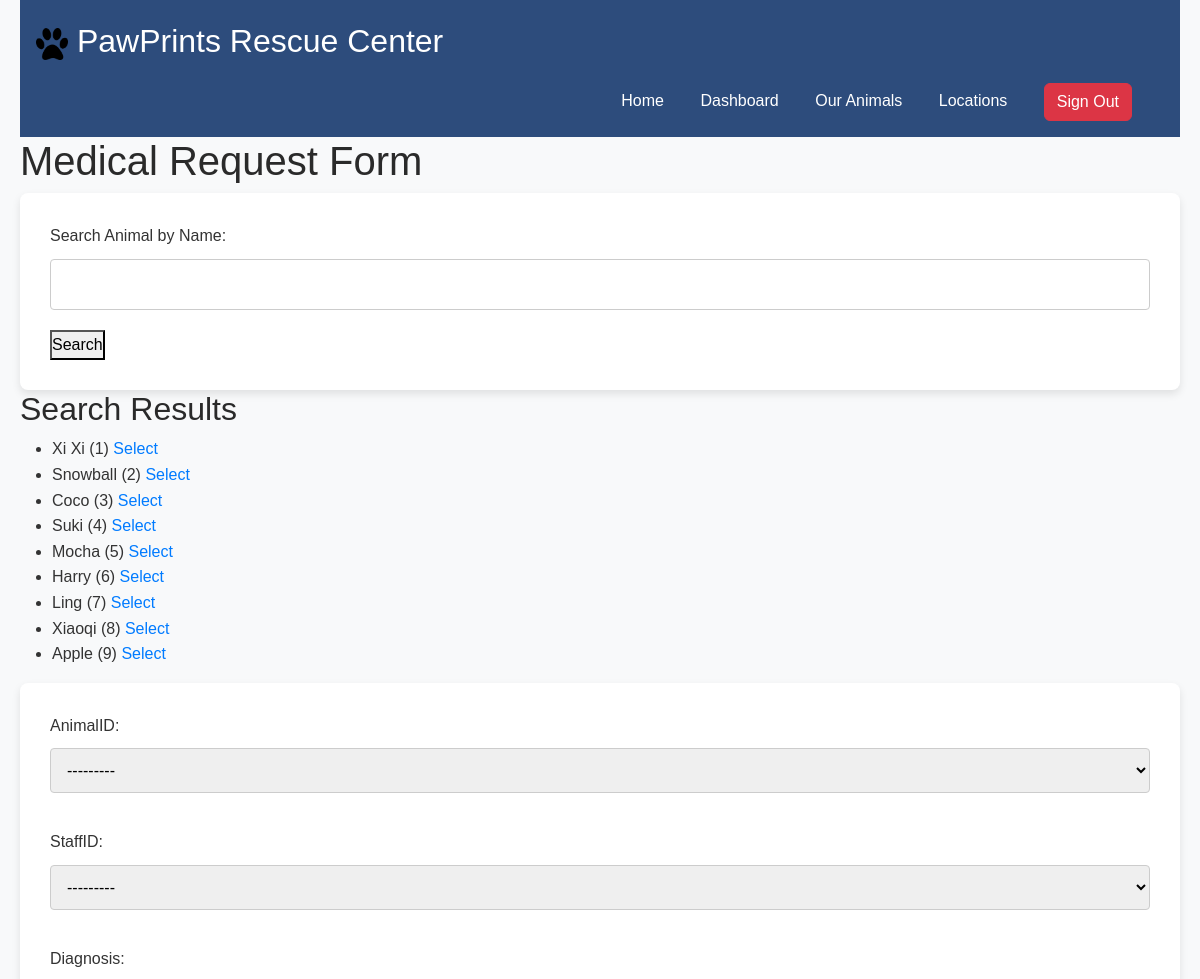
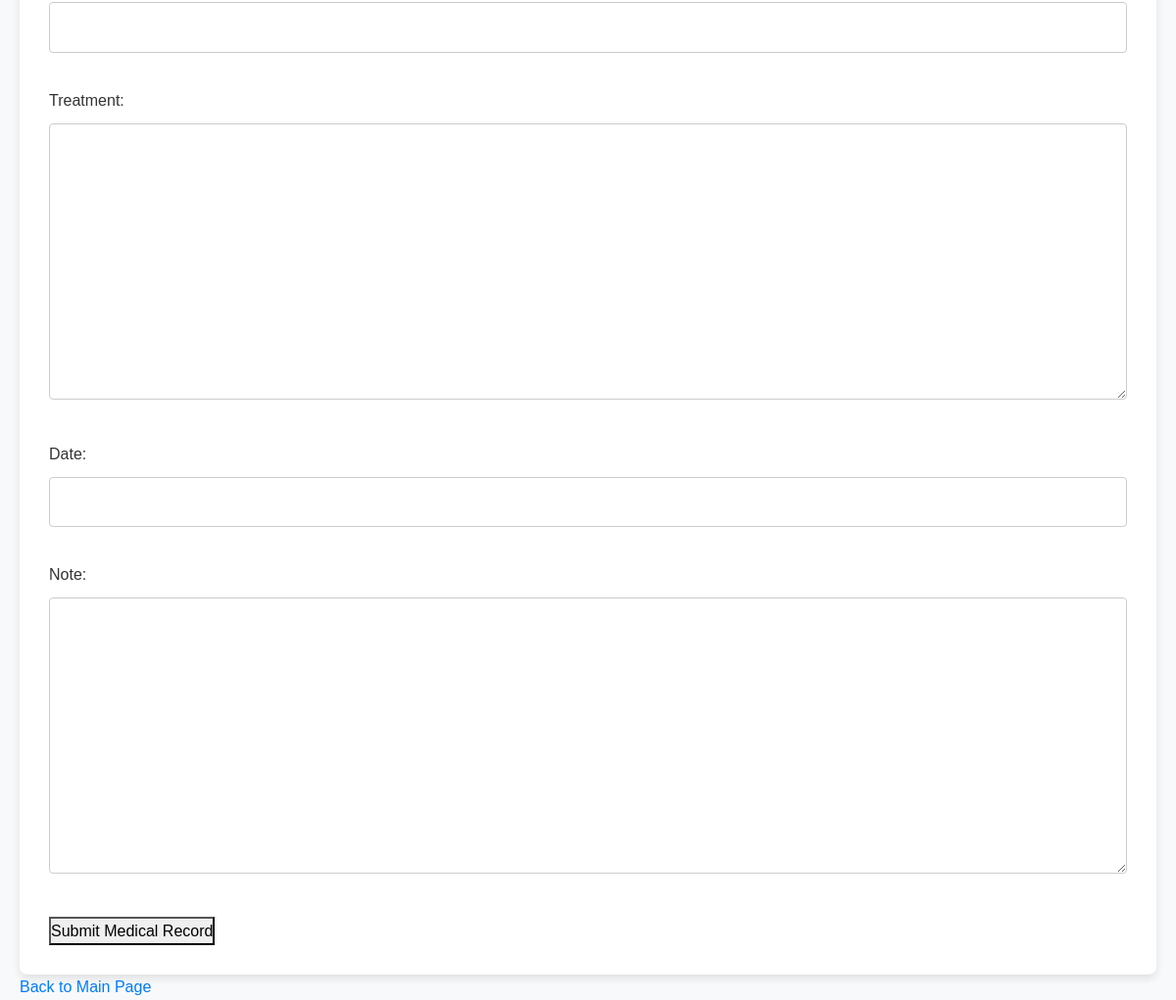
Screenshot of /medical-request/ (signed in) with the database file from the repository (2 pictures, top to bottom).
### shelterapp/models.py (models this page shows)
class Animal(models.Model):
    animalID = models.AutoField(primary_key=True)
    name = models.CharField(max_length=100)
    species = models.CharField(max_length=100)
    breed = models.CharField(max_length=100)
    age = models.IntegerField()
    gender = models.CharField(max_length=10)
    dateOfArrival = models.DateField()
    adoptedOrNot = models.IntegerField()
    healthStatus = models.CharField(max_length=100)
    description = models.TextField()
    locationID = models.IntegerField()
    reasonForIntake = models.CharField(max_length=100)
    adoptionFee = models.IntegerField()
    def __str__(self):
        return self.name

class Staff(models.Model):
    staffID = models.AutoField(primary_key=True, unique=True)
    user = models.OneToOneField(CustomUser, on_delete=models.CASCADE, related_name='staff_profile')
    position = models.CharField(max_length=100)
    phone_number = models.CharField(
        max_length=14,  # Adjusted for (XXX) XXX-XXXX format
        validators=[
            RegexValidator(
                regex=r'^\(\d{3}\) \d{3}-\d{4}$',
                message="Phone number must be in the format '(XXX) XXX-XXXX'."
            )
        ]
    )
    hireDate = models.DateField()
    salary = models.IntegerField()
    def __str__(self):
        return f'{self.user.username} - {self.position}'

### shelterapp/views.py (the view)
# urls.py: path('medical-request/', views.add_med_record, name='add_med_record'),
@login_required(login_url='/')  # Redirect unauthenticated users to home page
def add_med_record(request):
    if not request.user.is_staff:
        return redirect('default_page')  # Redirect to home if the user is not a staff member
    query = request.GET.get('search', '')
    selected_animal = None
    if query:
        animals = Animal.objects.filter(name__icontains=query)  # Search by name
    else:
        animals = Animal.objects.all()  # Default to all animals
    if 'selected_animal' in request.GET:
        selected_animal_id = request.GET.get('selected_animal')
        selected_animal = get_object_or_404(Animal, animalID=selected_animal_id)
    if request.method == 'POST':
        form = MedicalRecordForm(request.POST)
        if form.is_valid():
            form.save()
            return redirect('add_med_record')  # Redirect to a success page or back to the form
    else:
        form = MedicalRecordForm()
    context = {
        'animals': animals,
        'selected_animal': selected_animal,
        'form': form,
    }
    if selected_animal:
        form.initial['animalID'] = selected_animal.animalID
    return render(request, 'add_med_record.html', context)

### shelterapp/forms.py
class MedicalRecordForm(forms.ModelForm):
    class Meta:
        model = CustomUser
        fields = ['username', 'first_name', 'last_name', 'email', 'password1', 'password2', 'phone_number', 'address']
        model = MedicalRecord
        fields = ['animalID', 'staffID', 'diagnosis', 'treatment', 'date', 'note']
        label = {
            'animalID': 'Animal ID',
            'staffID': 'Staff ID',
            'diagnosis': 'Diagnosis',
            'treatment': 'Treatment',
            'date': 'Date',
            'note': 'Note'
        }
        widgets = {
            'dateAdopted': forms.DateInput(attrs={'type': 'date'}),  # Add a date picker
        }

### shelterapp/templates/add_med_record.html (shortened to what this page needs)
<!DOCTYPE html>
<html lang="en">
<head>
    <link rel="stylesheet" href="https://cdn.jsdelivr.net/npm/bootstrap@5.3.2/dist/css/bootstrap.min.css">
    {% load static %}
    <link rel="stylesheet" href="{% static 'shelterapp/css/style.css' %}">
</head>
<body>
    <div id="header">
        <a href="{% url 'default_page' %}">
            <p id="title">
                <img src="{% static 'shelterapp/images/' %}pawprint.png" alt="pawprint" id="logo">
                PawPrints Rescue Center
            </p>
        </a>
        {% if user.is_authenticated %}
            <ul id="nav">
                <li><a href="{% url 'default_page' %}">Home</a></li>
                {% if user.is_staff %}
                    <li><a href="{% url 'staff_dashboard' %}">Dashboard</a></li>
                {% else %}
                    <li><a href="{% url 'adopter_dashboard' %}">Dashboard</a></li>
                {% endif %}
                <li><a href="{% url 'view_animals' %}">Our Animals</a></li>
                <li><a href="{% url 'view_shelters' %}">Locations</a></li>
                <li>
                    <form id="logout" method="POST" action="{% url 'user_logout' %}">
                        <button type="submit" class="btn btn-danger w-100">Sign Out</button>
                    </form>
                </li>
            </ul>
        {% endif %}
    </div>
    <h1>Medical Request Form</h1>
    <form method="get" action="">
        <label for="search">Search Animal by Name:</label>
        <input type="text" id="search" name="search" value="{{ request.GET.search }}">
        <button type="submit">Search</button>
    </form>
    <h2>Search Results</h2>
    <ul>
        {% for animal in animals %}
            <li>
                {{ animal.name }} ({{ animal.animalID }})
                <a href="?selected_animal={{ animal.animalID }}">Select</a>
            </li>
        {% endfor %}
    </ul>
    <form method="post">
        {{ form.as_p }}
        <button type="submit">Submit Medical Record</button>
    </form>
    <a href="{% url 'default_page' %}">Back to Main Page</a>
</body>
</html>

### shelter/static/shelterapp/css/style.css (style rules this page uses)
* { margin: 0; padding: 0; box-sizing: border-box; }
body { font-family: "Arial", sans-serif; line-height: 1.6; background-color: #f8f9fa; color: #333; padding: 0 20px; }
h1, h2, h3 { color: #2a2a2a; }
a { text-decoration: none; color: #007bff; }
form { background-color: #c5e3f7; padding: 30px; border-radius: 8px; box-shadow: 0 4px 8px rgba(0, 0, 0, 0.1); background-color: #fff; padding: 30px; border-radius: 8px; box-shadow: 0 4px 8px rgba(0, 0, 0, 0.1); }
form input, form select, form textarea { width: 100%; padding: 12px; margin: 10px 0 20px; border: 1px solid #ccc; border-radius: 4px; font-size: 1rem; }
#logout { all: revert; }
#header { background-color: #2d4c7c; padding: 1em; position: relative; z-index: 1; }
#title { color: #fff; font-size: 2rem; }
#nav { text-align: right; margin: 0; }
#nav li { display: inline-block; padding-right: 2rem; }
#nav a { text-decoration: none; color: #ffffff; }
#logo { width: 2rem; height: 2rem; }

### rows the page displays
Animal: name "Xi Xi", animalID "1", animalID "---------"
Animal: name "Snowball", animalID "2"
Animal: name "Coco", animalID "3"
Animal: name "Suki", animalID "4"
Animal: name "Mocha", animalID "5"
Animal: name "Harry", animalID "6"
Animal: name "Ling", animalID "7"
Animal: name "Xiaoqi", animalID "8"
Animal: name "Apple", animalID "9"
Staff: staffID "---------"
